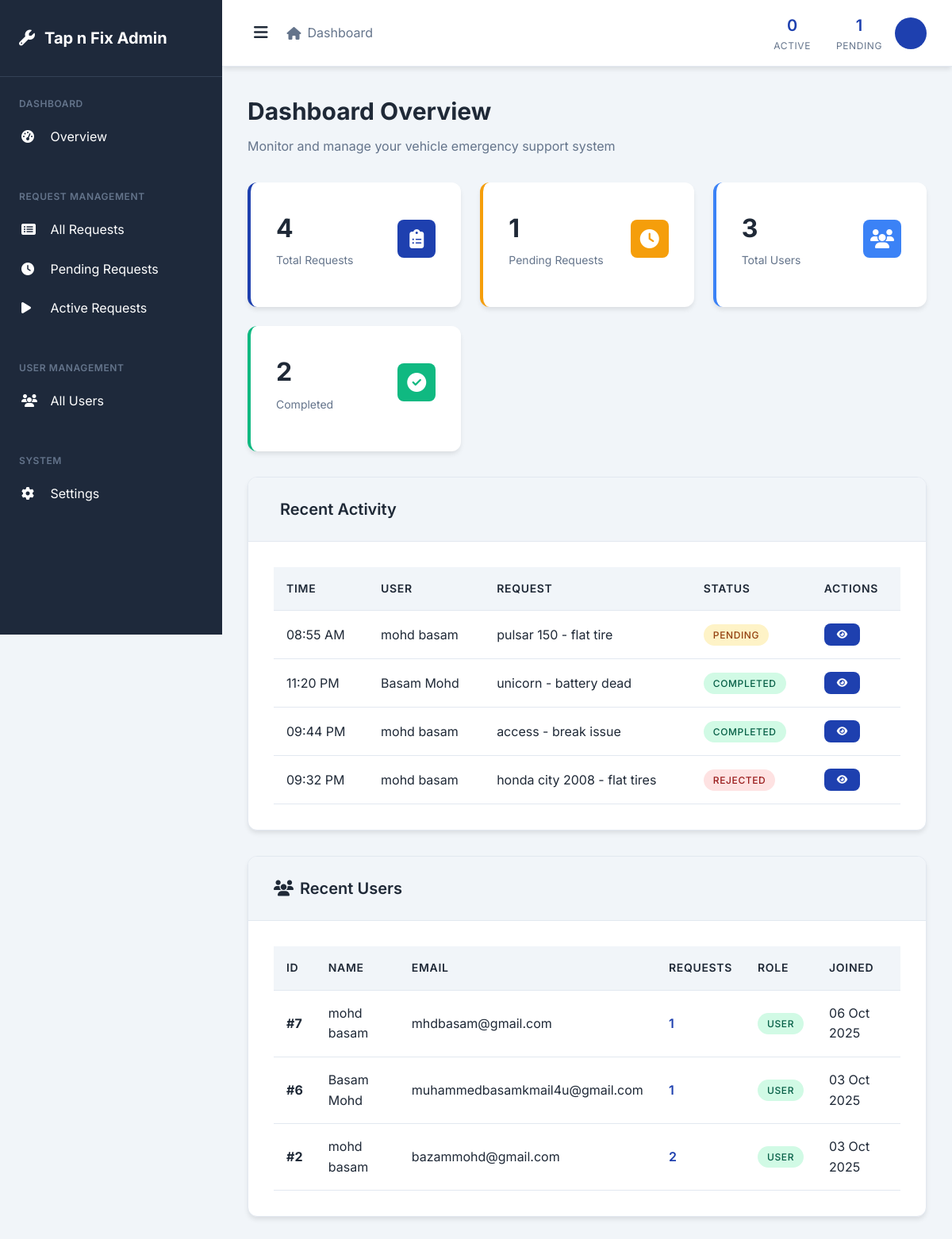
/admin-dashboard/ (signed in), run on the app's committed database.
### roadside/models.py (models this page shows, shortened)
class ServiceRequest(models.Model):
    STATUS_CHOICES = [
        ('Pending', 'Pending'),
        ('Assigned', 'Assigned'),
        ('In Progress', 'In Progress'),
        ('Completed', 'Completed'),
        ('Rejected', 'Rejected'),
    ]
    user = models.ForeignKey(User, on_delete=models.CASCADE, related_name='service_requests')
    vehicle_type = models.CharField(max_length=50)
    vehicle_model = models.CharField(max_length=100)
    issue_desc = models.TextField()
    location = models.CharField(max_length=255, default='Location not provided')
    latitude = models.DecimalField(max_digits=9, decimal_places=6, null=True, blank=True)
    longitude = models.DecimalField(max_digits=9, decimal_places=6, null=True, blank=True)
    request_time = models.DateTimeField(auto_now_add=True)
    status = models.CharField(max_length=20, choices=STATUS_CHOICES, default='Pending')

### roadside/views.py (the view)
# urls.py: path('admin-dashboard/', views.admin_dashboard, name='admin_dashboard'),
@login_required
def admin_dashboard(request):
    if not (request.user.is_staff or request.user.is_superuser):
        messages.error(request, 'Access denied!')
        return redirect('user_dashboard')
    total_requests = ServiceRequest.objects.count()
    pending_requests = ServiceRequest.objects.filter(status='Pending').count()
    active_requests = ServiceRequest.objects.filter(status__in=['Assigned', 'In Progress']).count()
    completed_requests = ServiceRequest.objects.filter(status='Completed').count()
    total_users = User.objects.filter(is_staff=False).count()
    recent_requests = ServiceRequest.objects.all().order_by('-request_time')[:10]
    users = User.objects.filter(is_staff=False).order_by('-date_joined')[:10]
    requests = ServiceRequest.objects.all().order_by('-request_time')
    context = {
        'total_requests': total_requests,
        'pending_requests': pending_requests,
        'active_requests': active_requests,
        'completed_requests': completed_requests,
        'total_users': total_users,
        'recent_requests': recent_requests,
        'users': users,
        'requests': requests,
    }
    return render(request, 'admin_db.html', context)

### roadside/templates/admin_db.html (shortened to what this page needs)
<!DOCTYPE html>
<html lang="en">
<head>
    <link href="https://cdnjs.cloudflare.com/ajax/libs/font-awesome/6.4.0/css/all.min.css" rel="stylesheet">
</head>
<body>
<div class="admin-layout">
    <nav class="sidebar" id="sidebar">
        <div class="sidebar-header">
            <div class="sidebar-logo">
                <i class="fas fa-wrench"></i>
                <span>Tap n Fix Admin</span>
            </div>
        </div>
        <div class="sidebar-nav">
            <div class="nav-section">
                <div class="nav-section-title">Dashboard</div>
                <a href="#" class="nav-item active" onclick="showDashboard()">
                    <i class="fas fa-tachometer-alt"></i>
                    Overview
                </a>
            </div>
            <div class="nav-section">
                <div class="nav-section-title">Request Management</div>
                <a href="#" class="nav-item" onclick="showRequests()">
                    <i class="fas fa-list-alt"></i>
                    All Requests
                </a>
                <a href="#" class="nav-item" onclick="showPendingRequests()">
                    <i class="fas fa-clock"></i>
                    Pending Requests
                </a>
                <a href="#" class="nav-item" onclick="showActiveRequests()">
                    <i class="fas fa-play"></i>
                    Active Requests
                </a>
            </div>
            <div class="nav-section">
                <div class="nav-section-title">User Management</div>
                <a href="#" class="nav-item" onclick="showUsers()">
                    <i class="fas fa-users"></i>
                    All Users
                </a>
            </div>
            <div class="nav-section">
                <div class="nav-section-title">System</div>
                <a href="#" class="nav-item" onclick="showSettings()">
                    <i class="fas fa-cog"></i>
                    Settings
                </a>
            </div>
        </div>
    </nav>
    <div class="main-content" id="main-content">
        <header class="top-header">
            <div class="header-left">
                <button class="sidebar-toggle" onclick="toggleSidebar()">
                    <i class="fas fa-bars"></i>
                </button>
                <div class="breadcrumb" id="breadcrumb">
                    <div class="breadcrumb-item">
                        <i class="fas fa-home"></i>
                        <span>Dashboard</span>
                    </div>
                </div>
            </div>
            <div class="header-right">
                <div class="header-stats" id="header-stats">
                    <div class="stat-item">
                        <div class="stat-value">{{ active_requests|default:0 }}</div>
                        <div class="stat-label">Active</div>
                    </div>
                    <div class="stat-item">
                        <div class="stat-value">{{ pending_requests|default:0 }}</div>
                        <div class="stat-label">Pending</div>
                    </div>
                </div>
                <div class="admin-avatar" onclick="toggleAdminDropdown()">
                </div>
            </div>
        </header>
        <main class="content" id="content">
            <div id="dashboard-overview" class="fade-in">
                <div class="page-header">
                    <h1 class="page-title">Dashboard Overview</h1>
                    <p class="page-subtitle">Monitor and manage your vehicle emergency support system</p>
                </div>
                <div class="stats-grid">
                    <div class="stat-card primary">
                        <div class="stat-header">
                            <div>
                                <div class="stat-number">{{ total_requests|default:0 }}</div>
                                <div class="stat-text">Total Requests</div>
                            </div>
                            <div class="stat-icon primary">
                                <i class="fas fa-clipboard-list"></i>
                            </div>
                        </div>
                    </div>
                    <div class="stat-card warning">
                        <div class="stat-header">
                            <div>
                                <div class="stat-number">{{ pending_requests|default:0 }}</div>
                                <div class="stat-text">Pending Requests</div>
                            </div>
                            <div class="stat-icon warning">
                                <i class="fas fa-clock"></i>
                            </div>
                        </div>
                    </div>
                    <div class="stat-card info">
                        <div class="stat-header">
                            <div>
                                <div class="stat-number">{{ total_users|default:0 }}</div>
                                <div class="stat-text">Total Users</div>
                            </div>
                            <div class="stat-icon info">
                                <i class="fas fa-users"></i>
                            </div>
                        </div>
                    </div>
                    <div class="stat-card success">
                        <div class="stat-header">
                            <div>
                                <div class="stat-number">{{ completed_requests|default:0 }}</div>
                                <div class="stat-text">Completed</div>
                            </div>
                            <div class="stat-icon success">
                                <i class="fas fa-check-circle"></i>
                            </div>
                        </div>
                    </div>
                </div>
                <div class="card" style="margin-bottom: 2rem;">
                    <div class="card-header">
                        <h3 class="card-title">
                            Recent Activity
                        </h3>
                    </div>
                    <div class="card-body">
                        <div class="table-container">
                            <table class="table">
                                <thead>
                                <tr>
                                    <th>Time</th>
                                    <th>User</th>
                                    <th>Request</th>
                                    <th>Status</th>
                                    <th>Actions</th>
                                </tr>
                                </thead>
                                <tbody>
                                {% for req in recent_requests %}
                                <tr>
                                    <td>{{ req.request_time|date:"h:i A" }}</td>
                                    <td>{{ req.user.first_name }}</td>
                                    <td>{{ req.vehicle_model }} - {{ req.issue_desc|truncatewords:5 }}</td>
                                    <td><span class="badge badge-{{ req.status|lower|cut:' ' }}">{{ req.status }}</span></td>
                                    <td>
                                        <div class="action-buttons">
                                            <button class="btn btn-sm">
                                                <i class="fas fa-eye"></i>
                                            </button>
                                        </div>
                                    </td>
                                </tr>
                                {% empty %}
                                <tr>
                                    <td colspan="5" style="text-align: center; padding: 2rem; color: var(--text-light);">
                                        No recent activity
                                    </td>
                                </tr>
                                {% endfor %}
                                </tbody>
                            </table>
                        </div>
                    </div>
                </div>
                <div class="card">
                    <div class="card-header">
                        <h3 class="card-title">
                            <i class="fas fa-users"></i>
                            Recent Users
                        </h3>
                    </div>
                    <div class="card-body">
                        <div class="table-container">
                            <table class="table">
                                <thead>
                                <tr>
                                    <th>ID</th>
                                    <th>Name</th>
                                    <th>Email</th>
                                    <th>Requests</th>
                                    <th>Role</th>
                                    <th>Joined</th>
                                </tr>
                                </thead>
                                <tbody>
                                {% for user_item in users %}
                                <tr>
                                    <td><strong>#{{ user_item.id }}</strong></td>
                                    <td>{{ user_item.first_name }}</td>
                                    <td>{{ user_item.email }}</td>
                                    <td><span style="font-weight: 600; color: var(--primary);">{{ user_item.service_requests.count }}</span></td>
                                    <td><span class="badge badge-active">User</span></td>
                                    <td>{{ user_item.date_joined|date:"d M Y" }}</td>
                                </tr>
                                {% endfor %}
                                </tbody>
                            </table>
                        </div>
                    </div>
                </div>
            </div>
        </main>
    </div>
</div>
</body>
</html>

### data on the page
ServiceRequest: request_time "08:55 AM", user.first_name "mohd basam", vehicle_model "pulsar 150", issue_desc "flat tire", status "PENDING"
ServiceRequest: request_time "11:20 PM", user.first_name "Basam Mohd", vehicle_model "unicorn", issue_desc "battery dead", status "COMPLETED"
ServiceRequest: request_time "09:44 PM", user.first_name "mohd basam", vehicle_model "access", issue_desc "break issue", status "COMPLETED"
ServiceRequest: request_time "09:32 PM", user.first_name "mohd basam", vehicle_model "honda city 2008", issue_desc "flat tires", status "REJECTED"

### other printed values
{{ active_requests|default:0 }} "0"
{{ pending_requests|default:0 }} "1"
{{ total_requests|default:0 }} "4"
{{ total_users|default:0 }} "3"
{{ completed_requests|default:0 }} "2"
{{ user_item.id }} "7"
{{ user_item.first_name }} "mohd basam"
{{ user_item.email }} "mhdbasam@gmail.com"
{{ user_item.service_requests.count }} "1"
{{ user_item.date_joined|date:"d M Y" }} "06 Oct 2025"
{{ user_item.id }} "6"
{{ user_item.first_name }} "Basam Mohd"
{{ user_item.email }} "muhammedbasamkmail4u@gmail.com"
{{ user_item.date_joined|date:"d M Y" }} "03 Oct 2025"
{{ user_item.id }} "2"
